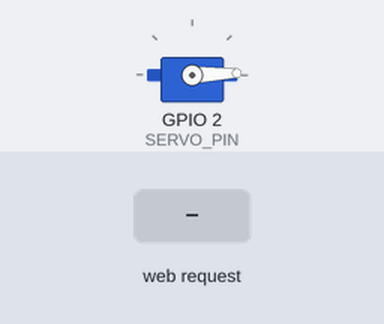
A sketch run on a simulated ESP32. On the bench: servo. The inputs (shaded band) are chosen by the test bench. WiFi joins after 1.5 s; servers stay silent unless stated; servo pulses on a pin are drawn as a servo (544–2400 µs = 0–180°); what the sketch prints to the serial monitor is not drawn.

Above: at 2.7 s.
2.8 s: HTTP request GET /door/open received
At 3.25 s:
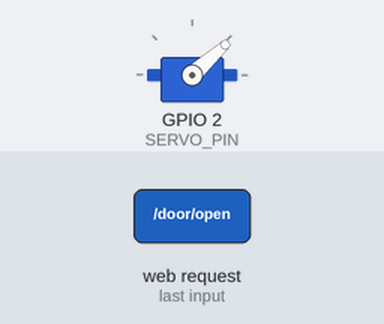
At 5.2 s:
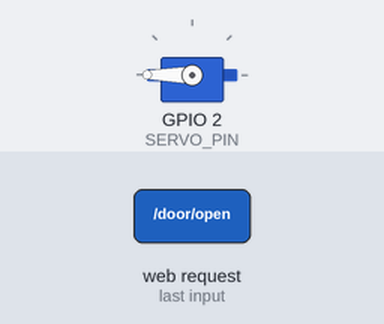
5.8 s: HTTP request GET /door/close received
At 6.06 s:
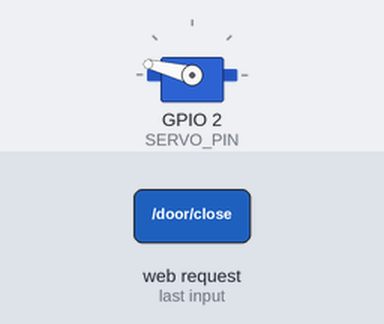
Timing chart, 0 to 9.4 s (numbered marks = the images above; inputs shaded):
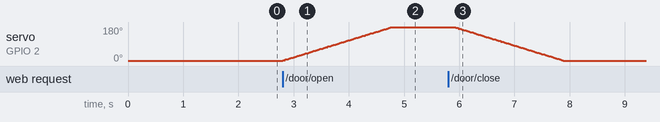

The sketch:

ESP32_Kiosk_DoorController.ino
```cpp
#include <Arduino.h>
#include <WiFi.h>
#include <WebServer.h>
#include <ESPmDNS.h>
#include "soc/soc.h"
#include "soc/rtc_cntl_reg.h"

// ============================================================
// LIFELINE 360 — HOSPITAL KIOSK MOTORIZED DOOR CONTROLLER
// Node 3 in the Healthcare Continuum
// Hardware: Standard ESP32 DevKit (Non-Camera) + Servo Motor
// ============================================================

// ===========================
// Wi-Fi Credentials
// ===========================
const char *ssid     = "rish";
const char *password = "Wsb12345@";

// ===========================
// STATIC IP CONFIGURATION
// Node 1 (Hospital Cam) : 192.168.137.100
// Node 2 (Home Station) : 192.168.137.101
// Node 3 (Door Servo)   : 192.168.137.102
// ===========================
IPAddress STATIC_IP (192, 168, 137, 102);
IPAddress GATEWAY   (192, 168, 137,   1);
IPAddress SUBNET    (255, 255, 255,   0);
IPAddress DNS       (192, 168, 137,   1);

// ============================================================
// SERVO PIN CONFIGURATION
// Configured for GPIO 2 (Pin D2)
// Wiring:
//   - Orange/Yellow (Signal) -> GPIO 2 (Pin D2)
//   - Red (VCC)              -> 5V / VIN (Do not use 3.3V)
//   - Brown/Black (GND)      -> GND (Common ground with ESP32)
// ============================================================
#define SERVO_PIN 2

// Target Angles (User Specified)
#define ANGLE_OPEN   180  // Door fully opened to diagnostic bay
#define ANGLE_CLOSED 6    // Door sealed/closed

// Pulse Width Calibration for 50Hz (20ms period) Servo
// 500us = 0 deg, 1500us = 90 deg, 2500us = 180 deg
#define PWM_FREQ 50
#define PWM_RESOLUTION 16 // 16-bit timer: 0..65535
#define PWM_CHANNEL 0

// Current state
int currentAngle = ANGLE_CLOSED;
bool isDoorOpen  = false;
bool isMoving    = false;

WebServer server(80);

// Universal PWM driver supporting both ESP32 Arduino Core 2.x and Core 3.x
void initServoPWM() {
  pinMode(SERVO_PIN, OUTPUT);
#if defined(ESP_ARDUINO_VERSION) && ESP_ARDUINO_VERSION >= ESP_ARDUINO_VERSION_VAL(3, 0, 0)
  ledcAttach(SERVO_PIN, PWM_FREQ, PWM_RESOLUTION);
#else
  ledcSetup(PWM_CHANNEL, PWM_FREQ, PWM_RESOLUTION);
  ledcAttachPin(SERVO_PIN, PWM_CHANNEL);
#endif
}

// Convert angle (0..180) to 16-bit duty cycle for 50Hz PWM
uint32_t angleToDuty(int angle) {
  if (angle < 0) angle = 0;
  if (angle > 180) angle = 180;

  // Standard microsecond pulse mapping (500us to 2500us)
  float pulseUs = 500.0 + ((float)angle / 180.0) * 2000.0;

  // 50Hz period = 20,000us. 16-bit max = 65535
  uint32_t duty = (uint32_t)((pulseUs / 20000.0) * 65535.0);
  return duty;
}

void applyServoDuty(uint32_t duty) {
#if defined(ESP_ARDUINO_VERSION) && ESP_ARDUINO_VERSION >= ESP_ARDUINO_VERSION_VAL(3, 0, 0)
  ledcWrite(SERVO_PIN, duty);
#else
  ledcWrite(PWM_CHANNEL, duty);
#endif
}

// ============================================================
// SMOOTH MOTION ENGINE
// Incremental stepping with configurable delay prevents violent jerks
// and protects gear teeth from inrush current stress
// ============================================================
void smoothMove(int targetAngle, int stepDelayMs = 15) {
  if (targetAngle < 0) targetAngle = 0;
  if (targetAngle > 180) targetAngle = 180;

  if (currentAngle == targetAngle) {
    Serial.printf("[SERVO] Already at %d deg. Skipping redundant motion.\n", targetAngle);
    return;
  }

  isMoving = true;
  Serial.printf("[SERVO] Moving smoothly from %d deg to %d deg (delay: %dms)...\n",
                currentAngle, targetAngle, stepDelayMs);

  int step = (targetAngle > currentAngle) ? 1 : -1;

  while (currentAngle != targetAngle) {
    currentAngle += step;
    applyServoDuty(angleToDuty(currentAngle));
    delay(stepDelayMs);
  }

  isDoorOpen = (currentAngle == ANGLE_OPEN);
  isMoving   = false;
  Serial.printf("[SERVO] Motion complete. Current Angle: %d deg | Status: %s\n",
                currentAngle, isDoorOpen ? "OPEN" : "CLOSED");
}

// ============================================================
// HTTP REST ENDPOINTS
// ============================================================

void handleCORS() {
  server.sendHeader("Access-Control-Allow-Origin", "*");
  server.sendHeader("Access-Control-Allow-Methods", "GET, POST, OPTIONS");
  server.sendHeader("Access-Control-Allow-Headers", "Content-Type");
}

void handleRoot() {
  handleCORS();
  String html = "<!DOCTYPE html><html><head><meta name='viewport' content='width=device-width, initial-scale=1'>";
  html += "<title>Hospital Kiosk Door Controller</title>";
  html += "<style>body{font-family:sans-serif;text-align:center;padding:30px;background:#f8fafc;}";
  html += ".btn{display:inline-block;padding:14px 28px;margin:10px;font-size:18px;font-weight:bold;border-radius:12px;text-decoration:none;color:white;}";
  html += ".open{background:#10b981;}.close{background:#ef4444;}";
  html += ".card{background:white;max-width:400px;margin:auto;padding:24px;border-radius:20px;box-shadow:0 10px 25px rgba(0,0,0,0.08);}</style></head>";
  html += "<body><div class='card'><h2>Hospital Kiosk Door</h2>";
  html += "<p>Status: <b>" + String(isDoorOpen ? "OPEN (180&deg;)" : "CLOSED (6&deg;)") + "</b></p>";
  html += "<p>Pin: <b>GPIO " + String(SERVO_PIN) + "</b></p>";
  html += "<a href='/door/open' class='btn open'>Open Door (180&deg;)</a><br>";
  html += "<a href='/door/close' class='btn close'>Close Door (6&deg;)</a></div></body></html>";
  server.send(200, "text/html", html);
}

void handleDoorOpen() {
  handleCORS();
  Serial.println("[HTTP] Command received: OPEN DOOR");
  String json = "{\"success\":true,\"status\":\"open\",\"angle\":" + String(ANGLE_OPEN) +
                ",\"device_id\":\"LIFELINE-KIOSK-DOOR-01\",\"gpio\":" + String(SERVO_PIN) + "}";
  server.send(200, "application/json", json); // Send HTTP response immediately so client doesn't time out!
  smoothMove(ANGLE_OPEN, 12);                  // Smooth sweep to 180 deg
}

void handleDoorClose() {
  handleCORS();
  Serial.println("[HTTP] Command received: CLOSE DOOR");
  String json = "{\"success\":true,\"status\":\"closed\",\"angle\":" + String(ANGLE_CLOSED) +
                ",\"device_id\":\"LIFELINE-KIOSK-DOOR-01\",\"gpio\":" + String(SERVO_PIN) + "}";
  server.send(200, "application/json", json); // Send HTTP response immediately!
  smoothMove(ANGLE_CLOSED, 12);                // Smooth sweep to 6 deg
}

void handleDoorStatus() {
  handleCORS();
  String json = "{\"success\":true,\"status\":\"" + String(isDoorOpen ? "open" : "closed") + "\"" +
                ",\"angle\":" + String(currentAngle) +
                ",\"is_moving\":" + String(isMoving ? "true" : "false") +
                ",\"device_id\":\"LIFELINE-KIOSK-DOOR-01\"" +
                ",\"gpio\":" + String(SERVO_PIN) + "}";
  server.send(200, "application/json", json);
}

void setup() {
  // Disable brownout detector to prevent restart loops under servo motor load
  WRITE_PERI_REG(RTC_CNTL_BROWN_OUT_REG, 0);

  Serial.begin(115200);
  Serial.println();
  Serial.println("==================================================");
  Serial.println("  LIFELINE 360 — HOSPITAL KIOSK DOOR CONTROLLER   ");
  Serial.println("  Node 3 (Motorized Servo Bay Access)             ");
  Serial.println("==================================================");
  Serial.printf("  [PIN] Servo Signal Pin configured: GPIO %d\n", SERVO_PIN);

  // Initialize hardware PWM
  initServoPWM();

  // Power-on default posture: Closed at 6 degrees quietly (no unwanted sweep)
  Serial.println("[INIT] Initializing servo quietly to CLOSED position (6 deg)...");
  applyServoDuty(angleToDuty(ANGLE_CLOSED));
  currentAngle = ANGLE_CLOSED;
  isDoorOpen   = false;

  // Wi-Fi Connection
  WiFi.mode(WIFI_STA);
  WiFi.setAutoReconnect(true);
  WiFi.persistent(true);
  WiFi.config(STATIC_IP, GATEWAY, SUBNET, DNS);
  WiFi.begin(ssid, password);

  Serial.print("[WIFI] Connecting to hotspot: ");
  Serial.println(ssid);

  int attempts = 0;
  while (WiFi.status() != WL_CONNECTED && attempts < 25) {
    delay(500);
    Serial.print(".");
    attempts++;
  }
  Serial.println();

  if (WiFi.status() == WL_CONNECTED) {
    Serial.print("  [OK] Connected! IP Address: http://");
    Serial.println(WiFi.localIP());
  } else {
    Serial.println("  [!] Wi-Fi connection timed out. Will auto-retry in background.");
  }

  // Setup mDNS: http://kiosk-door.local
  if (MDNS.begin("kiosk-door")) {
    Serial.println("  [OK] mDNS started: http://kiosk-door.local");
  }

  // Register HTTP Routes
  server.on("/", HTTP_GET, handleRoot);
  server.on("/door/open", HTTP_GET, handleDoorOpen);
  server.on("/door/open", HTTP_POST, handleDoorOpen);
  server.on("/door/close", HTTP_GET, handleDoorClose);
  server.on("/door/close", HTTP_POST, handleDoorClose);
  server.on("/door/status", HTTP_GET, handleDoorStatus);

  server.begin();
  Serial.println("[HTTP] Door Controller REST server online on port 80");
  Serial.println("==================================================");
}

unsigned long lastWifiCheck = 0;
void loop() {
  server.handleClient();

  // Auto-reconnect Wi-Fi in background if connection drops
  if (millis() - lastWifiCheck > 5000) {
    lastWifiCheck = millis();
    if (WiFi.status() != WL_CONNECTED) {
      Serial.println("[WIFI] Connection lost. Attempting auto-reconnect...");
      WiFi.reconnect();
    }
  }
  delay(2);
}
```

Measured:
- after the input at 2.8 s, servo on GPIO 2 (SERVO_PIN): moves from 2° to 180° over 2.0 s, starting at once
- after the input at 5.8 s, servo on GPIO 2 (SERVO_PIN): moves from 180° to 2° over 2.0 s, starting after 0.11 s
